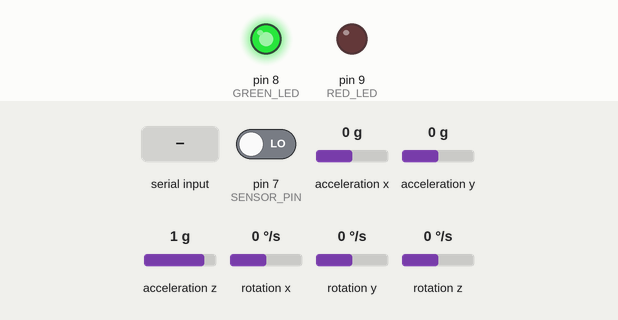
A sketch run on a simulated Arduino Uno, built with avr-gcc and run on an emulated ATmega328P. Parts: output pins drawn as LEDs (lit = HIGH). Wiring (inferred from the names in the program): MPU-6050 motion sensor at I2C address 0x68. Dashed ring = blinking. The test bench sets the inputs (shaded band); at power-on: pin 7 (SENSOR_PIN) LOW, acceleration x 0 g, acceleration y 0 g, acceleration z 1 g, rotation x 0 °/s, rotation y 0 °/s, rotation z 0 °/s. What the sketch prints to the serial monitor is not drawn.

Above: at 1.8 s.
1.9 s: "2" received over Serial
At 2.02 s:
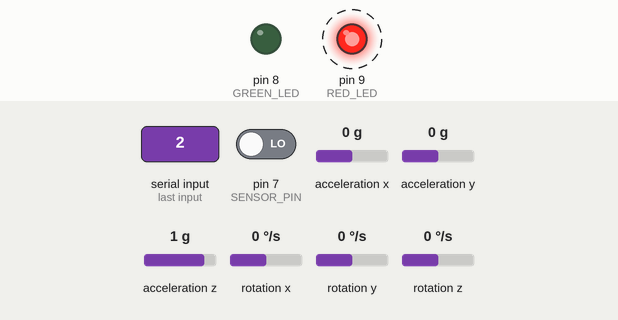
4.9 s: "1" received over Serial
At 4.9 s:
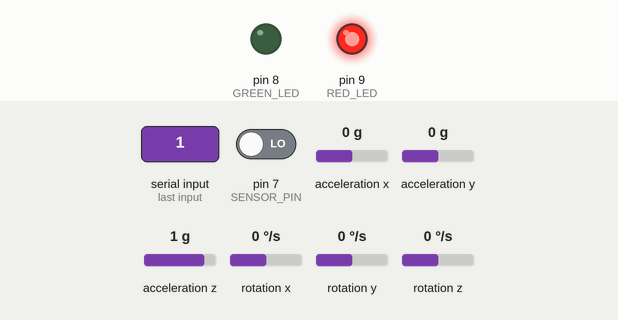
12.4 s: "0" received over Serial
At 12.9 s:
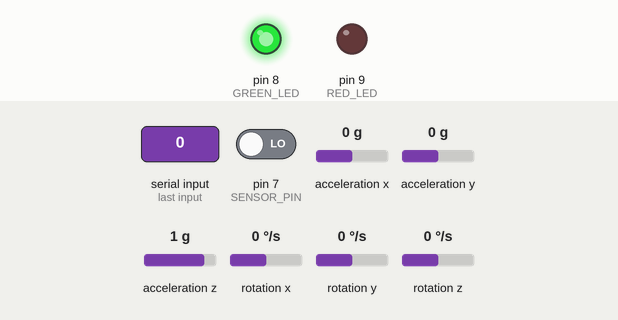
Timing chart, 0 to 15.4 s (numbered marks = the images above; inputs shaded):
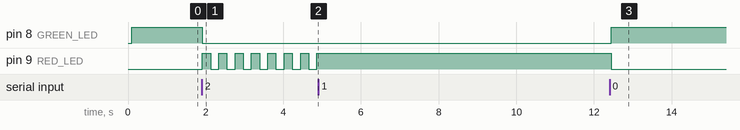

The sketch:

arduino_led_control.ino
```cpp
/*
  ============================================================
  Motor Anomaly Detector — Arduino Sketch
  ============================================================
  WIRING:
    MPU6050:
      VCC  → 3.3V  |  GND → GND  |  SDA → A4  |  SCL → A5

    Sensor (Analog/Digital):
      VCC → 5V  |  GND → GND  |  DO → Pin 7
      (DO = LOW/0 = threshold triggered, HIGH/1 = normal)

    RED   LED → Pin 9  → 220Ω resistor → GND
    GREEN LED → Pin 8  → 220Ω resistor → GND

  Baud rate: 9600   (must match BAUD_RATE in real_time_detector.py)
  Sends every 50ms:  ax,ay,az,gx,gy,gz,temp,sensor
  Receives:
    '0' = NORMAL       → GREEN on,  RED off
    '1' = ANOMALY      → RED steady, GREEN off
    '2' = CRITICAL     → RED blink,  GREEN off
  ============================================================
*/

#include <Wire.h>

#define SENSOR_PIN 7
#define RED_LED 9   // ← RED  is on Pin 9
#define GREEN_LED 8 // ← GREEN is on Pin 8

#define MPU6050_ADDR 0x68

int16_t ax, ay, az, gx, gy, gz, rawTemp;

// Blink state (non-blocking)
bool blinkMode = false;
bool redSteady = false;
bool blinkLedState = false;
unsigned long lastBlink = 0;
#define BLINK_INTERVAL 200 // ms between toggles

void initMPU6050() {
  Wire.beginTransmission(MPU6050_ADDR);
  Wire.write(0x6B); // PWR_MGMT_1
  Wire.write(0x00); // Wake up
  Wire.endTransmission(true);
  delay(100);
}

void readMPU6050() {
  Wire.beginTransmission(MPU6050_ADDR);
  Wire.write(0x3B);
  Wire.endTransmission(false);
  Wire.requestFrom(MPU6050_ADDR, 14, true);
  ax = (Wire.read() << 8) | Wire.read();
  ay = (Wire.read() << 8) | Wire.read();
  az = (Wire.read() << 8) | Wire.read();
  rawTemp = (Wire.read() << 8) | Wire.read();
  gx = (Wire.read() << 8) | Wire.read();
  gy = (Wire.read() << 8) | Wire.read();
  gz = (Wire.read() << 8) | Wire.read();
}

void applyLedState() {
  if (blinkMode) {
    // Non-blocking blink
    unsigned long now = millis();
    if (now - lastBlink >= BLINK_INTERVAL) {
      lastBlink = now;
      blinkLedState = !blinkLedState;
      digitalWrite(RED_LED, blinkLedState ? HIGH : LOW);
      digitalWrite(GREEN_LED, LOW);
    }
  } else if (redSteady) {
    digitalWrite(RED_LED, HIGH);
    digitalWrite(GREEN_LED, LOW);
  } else {
    digitalWrite(RED_LED, LOW);
    digitalWrite(GREEN_LED, HIGH);
  }
}

void setup() {
  Serial.begin(9600);
  Wire.begin();
  initMPU6050();

  pinMode(SENSOR_PIN, INPUT);
  pinMode(RED_LED, OUTPUT);
  pinMode(GREEN_LED, OUTPUT);

  // Boot state: GREEN on (system normal)
  digitalWrite(RED_LED, LOW);
  digitalWrite(GREEN_LED, HIGH);

  delay(500);
}

void loop() {
  // ── Receive LED command from Python (check FIRST for responsiveness) ──
  while (Serial.available() > 0) {
    char cmd = (char)Serial.read();
    if (cmd == '2') {
      // Critical threshold crossed → RED blink
      blinkMode = true;
      redSteady = false;
    } else if (cmd == '1') {
      // Anomaly (LSTM/vibration) → RED steady
      blinkMode = false;
      redSteady = true;
    } else if (cmd == '0') {
      // Normal → GREEN on
      blinkMode = false;
      redSteady = false;
    }
  }

  // ── Apply LED state (runs every loop — handles blink timing) ──
  applyLedState();

  // ── Read sensors ──────────────────────────────────────────
  readMPU6050();
  int sensorVal = digitalRead(SENSOR_PIN); // 0 = triggered, 1 = normal
  int temp = (int)((rawTemp / 340.0) + 36.53);

  // ── Send CSV to Python ────────────────────────────────────
  // Format: ax,ay,az,gx,gy,gz,temp,sensor
  Serial.print(ax);
  Serial.print(",");
  Serial.print(ay);
  Serial.print(",");
  Serial.print(az);
  Serial.print(",");
  Serial.print(gx);
  Serial.print(",");
  Serial.print(gy);
  Serial.print(",");
  Serial.print(gz);
  Serial.print(",");
  Serial.print(temp);
  Serial.print(",");
  Serial.println(sensorVal); // println adds \n — required for Python readline()

  delay(50); // 50ms = ~20 readings/second
}
```

Measured:
- after the input at 1.9 s, pin 8 (GREEN_LED): HIGH → LOW at once; pin 9 (RED_LED): alternates HIGH for 0.21 s and LOW for 0.21 s, starting at once
- after the input at 4.9 s, pin 9 (RED_LED): stops changing and stays HIGH
- after the input at 12.4 s, pin 8 (GREEN_LED): LOW → HIGH at once; pin 9 (RED_LED): HIGH → LOW at once
